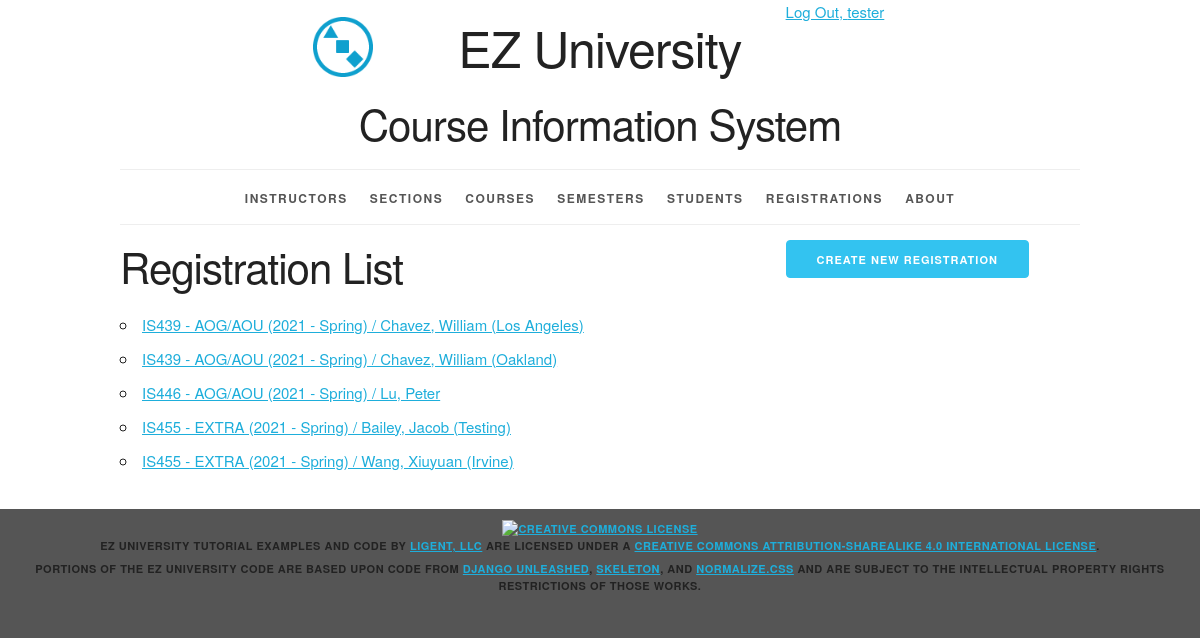
The app's page /registration/ (signed in), older data.
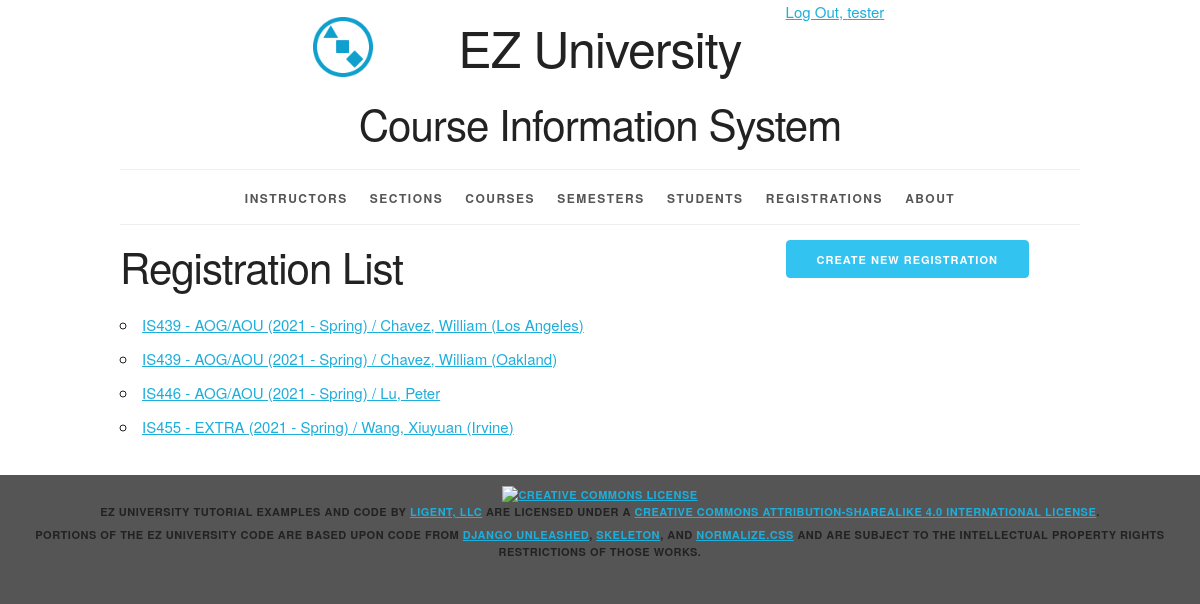
The same page, newer data.
### courseinfo/models.py (models this page shows, shortened)
class Registration(models.Model):
    registration_id = models.AutoField(primary_key=True)
    student = models.ForeignKey(Student, related_name='registrations', on_delete=models.PROTECT)
    section = models.ForeignKey(Section, related_name='registrations', on_delete=models.PROTECT)
    def __str__(self):
        return f'{self.section} / {self.student}'
    def get_absolute_url(self):
        return reverse('courseinfo_registration_detail_urlpattern', kwargs={'pk': self.pk})
    class Meta:
        ordering = ['section', 'student']
        constraints = [UniqueConstraint(fields=['section', 'student'], name='unique_registration')]

class Section(models.Model):
    section_id = models.AutoField(primary_key=True)
    section_name = models.CharField(max_length=20)
    semester = models.ForeignKey(Semester, related_name='sections', on_delete=models.PROTECT)
    course = models.ForeignKey(Course, related_name='sections', on_delete=models.PROTECT)
    instructor = models.ForeignKey(Instructor, related_name='sections', on_delete=models.PROTECT)
    def __str__(self):
        return f'{self.course.course_number} - {self.section_name} ({self.semester.__str__()})'
    class Meta:
        ordering = ['course', 'section_name', 'semester']
        constraints = [UniqueConstraint(fields=['course', 'section_name', 'semester'], name='unique_section')]

class Course(models.Model):
    course_id = models.AutoField(primary_key=True)
    course_number = models.CharField(max_length=20)
    course_name = models.CharField(max_length=255)
    class Meta:
        ordering = ['course_number', 'course_name']
        constraints = [UniqueConstraint(fields=['course_number', 'course_name'], name='unique_course')]

class Semester(models.Model):
    semester_id = models.AutoField(primary_key=True)
    year = models.ForeignKey(Year, related_name='semesters', on_delete=models.PROTECT)
    period = models.ForeignKey(Period, related_name='semesters', on_delete=models.PROTECT)
    def __str__(self):
        return f'{self.year.year} - {self.period.period_name}'
    class Meta:
        ordering = ['year__year', 'period__period_sequence']
        constraints = [UniqueConstraint(fields=['year', 'period'], name='unique semester')]

class Year(models.Model):
    year_id = models.AutoField(primary_key=True)
    year = models.IntegerField(unique=True)
    class Meta:
        ordering = ['year']

class Period(models.Model):
    period_id = models.AutoField(primary_key=True)
    period_sequence = models.IntegerField(unique=True)
    period_name = models.CharField(max_length=45, unique=True)
    class Meta:
        ordering = ['period_sequence']

class Student(models.Model):
    user = models.ForeignKey(User, related_name='student', on_delete=models.PROTECT, null=True)
    student_id = models.AutoField(primary_key=True)
    first_name = models.CharField(max_length=45)
    last_name = models.CharField(max_length=45)
    disambiguator = models.CharField(max_length=45, blank=True, default='')
    def __str__(self):
        result = ''
        if self.disambiguator == '':
            return f'{self.last_name}, {self.first_name}'
        else:
            return f'{self.last_name}, {self.first_name} ({self.disambiguator})'
        return result
    class Meta:
        ordering = ['last_name', 'first_name', 'disambiguator']
        constraints = [UniqueConstraint(fields=['last_name', 'first_name', 'disambiguator'], name='unique_student')]

### courseinfo/views.py (the view)
# urls.py: path('registration/', RegistrationList.as_view(), name='courseinfo_registration_list_urlpattern'),
class RegistrationList(LoginRequiredMixin, PermissionRequiredMixin, ListView):
    model = Registration
    permission_required = 'courseinfo.view_registration'

### courseinfo/templates/courseinfo/registration_list.html (shortened to what this page needs)
{% extends 'courseinfo/base.html' %}
{% block create_button %}
    {% if perms.courseinfo.add_student %}
      <a href="{% url 'courseinfo_registration_create_urlpattern' %}"
         class="button button-primary">
        Create New Registration</a>
    {% endif %}
{% endblock %}
{% block org_content %}
  <h2>Registration List</h2>
    <ul>
        {% for registration in registration_list %}
            <li>
                <a href="{{ registration.get_absolute_url }}">{{ registration }}</a>
            </li>
        {% empty %}
            <li><em>There are currently no registrations available.</em></li>
        {% endfor %}
    </ul>
{% endblock %}

### courseinfo/templates/courseinfo/base.html (shortened to what this page needs)
{% load static %}
<!DOCTYPE html>
<html lang="en">
<head>
    <link rel="stylesheet" type="text/css"
          href="{% static 'coursinfo/normalize.css' %}">
    <link rel="stylesheet" type="text/css"
          href="{% static 'courseinfo/skeleton.css' %}">
    <link rel="stylesheet" type="text/css"
          href="{% static 'courseinfo/style.css' %}">
</head>
<body>
<div class="container">
    <div class="status row">
        <div class="offset-by-eight four columns">
            <ul class="inline">
                {% if user.is_authenticated %}
                    <li><a href="{% url 'logout_urlpattern' %}">
                        Log Out, {{ user.get_username }}</a></li>
                {% else %}
                    <li><a href="{% url 'login_urlpattern' %}">
                        Log In</a></li>
                {% endif %}
            </ul>
        </div>
    </div>
    <header class="row">
        <div class="offset-by-one ten columns">
            <h1 class="logo">EZ University</h1>
            <h2>Course Information System</h2>
        </div>
    </header>
    <nav>
        <ul>
            {% if perms.courseinfo.view_instructor %}
                <li>
                    <a href="{% url 'courseinfo_instructor_list_urlpattern' %}">
                        Instructors</a></li>
            {% endif %}
            {% if perms.courseinfo.view_section %}
                <li>
                    <a href="{% url 'courseinfo_section_list_urlpattern' %}">
                        Sections</a></li>
            {% endif %}
            {% if perms.courseinfo.view_course %}
                <li>
                    <a href="{% url 'courseinfo_course_list_urlpattern' %}">
                        Courses</a></li>
            {% endif %}
            {% if perms.courseinfo.view_semester %}
                <li>
                    <a href="{% url 'courseinfo_semester_list_urlpattern' %}">
                        Semesters</a></li>
            {% endif %}
            {% if perms.courseinfo.view_student %}
                <li>
                    <a href="{% url 'courseinfo_student_list_urlpattern' %}">
                        Students</a></li>
            {% endif %}
            {% if perms.courseinfo.view_registration %}
                <li>
                    <a href="{% url 'courseinfo_registration_list_urlpattern' %}">
                        Registrations</a></li>
            {% endif %}
            <li>
                <a href="{% url 'about_urlpattern' %}">
                    About</a></li>
        </ul>
    </nav>
    <main>
        {% block content %}
            <div class="row">
                <section class="eight columns">
                    {% block org_content %}{% endblock %}
                </section>
                <section class="desktop four columns">
                    {% block create_button %}{% endblock %}
                </section>
            </div>
        {% endblock %}
    </main>
</div>
<footer>
    <p>
        <a rel="license" href="http://creativecommons.org/licenses/by-sa/4.0/">
            <img alt="Creative Commons License" style="border-width:0"
                 src="https://i.creativecommons.org/l/by-sa/4.0/88x31.png"/>
        </a><br/><span property="dct:title">EZ University Tutorial Examples and Code</span>
        by
        <a href="https://www.ligent.net" property="cc:attributionName"
           rel="cc:attributionURL">Ligent, LLC</a> are licensed under a
        <a rel="license" href="http://creativecommons.org/licenses/by-sa/4.0/">Creative Commons Attribution-ShareAlike
            4.0 International License</a>.
    </p>
    <p>Portions of the EZ University code are based upon code from
        <a href="https://django-unleashed.com">Django Unleashed</a>,
        <a href="http://getskeleton.com/">Skeleton</a>, and
        <a href="https://necolas.github.io/normalize.css/">Normalize.css</a> and
        are subject to the intellectual property rights restrictions of those works.
    </p>
</footer>
</body>
</html>

### courseinfo/static/courseinfo/skeleton.css (style rules this page uses)
.container { position: relative; width: 100%; max-width: 960px; margin: 0 auto; padding: 0 20px; box-sizing: border-box; }
.column, .columns { width: 100%; float: left; box-sizing: border-box; }
@media (min-width: 400px) { .container { width: 85%; padding: 0; } }
@media (min-width: 550px) { .container { width: 80%; } }
@media (min-width: 550px) { .column, .columns { margin-left: 4%; } }
@media (min-width: 550px) { .column:first-child, .columns:first-child { margin-left: 0; } }
@media (min-width: 550px) { .four.columns { width: 30.6666666667%; } }
@media (min-width: 550px) { .eight.columns { width: 65.3333333333%; } }
@media (min-width: 550px) { .ten.columns { width: 82.6666666667%; } }
@media (min-width: 550px) { .offset-by-one.column, .offset-by-one.columns { margin-left: 8.66666666667%; } }
@media (min-width: 550px) { .offset-by-eight.column, .offset-by-eight.columns { margin-left: 69.3333333333%; } }
html { font-size: 62.5%; }
body { font-size: 1.5em; line-height: 1.6; font-weight: 400; font-family: "Raleway", "HelveticaNeue", "Helvetica Neue", Helvetica, Arial, sans-serif; color: #222; }
h1, h2, h3, h4, h5, h6 { margin-top: 0; margin-bottom: 2rem; font-weight: 300; }
h1 { font-size: 4.0rem; line-height: 1.2; letter-spacing: -.1rem; }
h2 { font-size: 3.6rem; line-height: 1.25; letter-spacing: -.1rem; }
@media (min-width: 550px) { h1 { font-size: 5.0rem; } }
@media (min-width: 550px) { h2 { font-size: 4.2rem; } }
p { margin-top: 0; }
a { color: #1EAEDB; }
.button, button, input[type="submit"], input[type="reset"], input[type="button"] { display: inline-block; height: 38px; padding: 0 30px; color: #555; text-align: center; font-size: 11px; font-weight: 600; line-height: 38px; letter-spacing: .1rem; text-transform: uppercase; text-decoration: none; white-space: nowrap; background-color: transparent; border-radius: 4px; border: 1px solid #bbb; cursor: pointer; box-sizing: border-box; }
.button.button-primary, button.button-primary, input[type="submit"].button-primary, input[type="reset"].button-primary, input[type="button"].button-primary { color: #FFF; background-color: #33C3F0; border-color: #33C3F0; }
ul { list-style: circle inside; }
ol, ul { padding-left: 0; margin-top: 0; }
li { margin-bottom: 1rem; }
button, .button { margin-bottom: 1rem; }
pre, blockquote, dl, figure, table, p, ul, ol, form { margin-bottom: 2.5rem; }
.container:after, .row:after, .u-cf { content: ""; display: table; clear: both; }

### courseinfo/static/courseinfo/style.css (style rules this page uses)
.desktop { display: none; }
@media (min-width: 550px) { .desktop { display: block; } }
html { height: 100%; background-color: #555; }
body { background-color: white; }
body>div>header { text-align: center;; }
header h1 { display: inline-block; font-weight: normal; font-style: normal; width: 100%; margin-top: 0; padding-top: 0; }
.logo { padding-top: 50px; background-image: url("/static/courseinfo/logo.png"); background-size: 50px; background-repeat: no-repeat; background-position: top; }
@media (min-width: 750px) { .logo { padding-top: 0; background-size: contain; background-position: 0% 0%; } }
@media (min-width: 1000px) { .logo { background-position: 10% 0%; } }
@media (min-width: 1200px) { .logo { background-position: 15% 0%; } }
nav { border-top: 1px solid #eee; width: 100%; border-bottom: 1px solid #eee; margin: 0 0 1em; padding: 0; }
nav ul { margin: 0; padding: 1em 0; list-style-type: none; text-align: center; }
nav ul li { display: inline; padding: 0; margin: 0 0.25em; font-weight: 600; text-transform: uppercase; text-align: center; font-size: 1rem; letter-spacing: .10rem; }
@media (min-width: 400px) { nav ul li { letter-spacing: .15rem; font-size: 1.2rem; margin: 0 0.5em; } }
@media (min-width: 550px) { nav ul li { margin: 0 0.75em; } }
nav ul li a { color: #555; text-decoration: none; background-color: transparent; cursor: pointer; }
.inline { list-style-type: none; padding: 0; margin: 0 0 -0.5em; }
.inline li { display: inline; }
body>footer { width: 100%; background-color: #555; font-size: 1.1rem; letter-spacing: .05rem; font-weight: 600; text-transform: uppercase; text-align: center; padding: 1em 0; margin: 1em 0; }
body>footer p { margin-bottom: 0.5rem; }

Row changes from the older to the newer data that the page shows:
removed Registration: section+student "IS455 - EXTRA (2021 - Spring) / Bailey, Jacob (Testing)"
